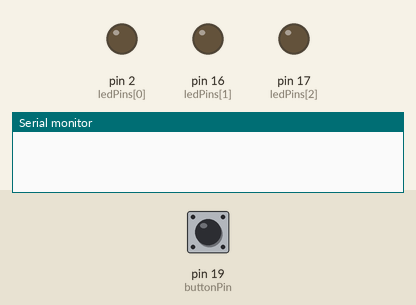
This sketch was run on a simulated Arduino Uno, built with avr-gcc and run on an emulated ATmega328P. Shown: output pins drawn as LEDs (lit = HIGH), the last lines printed to the serial monitor. The inputs (shaded band) are chosen by the test bench; at power-on: pin 19 (buttonPin) HIGH.

Above: at 1.2 s.
1.3 s: pin 19 (buttonPin) pulled LOW for 0.15 s
At 2.4 s:
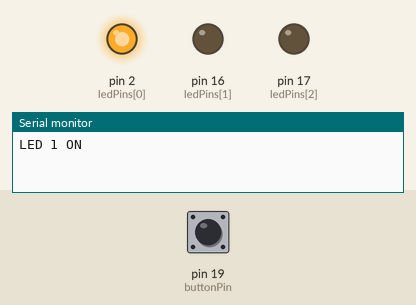
2.9 s: pin 19 (buttonPin) pulled LOW for 1 s
At 3.5 s:
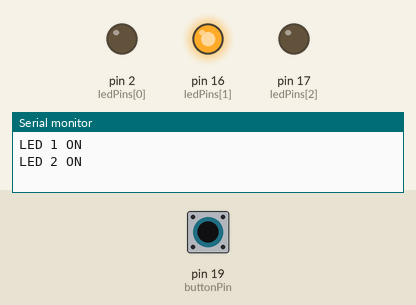
5.4 s: pin 19 (buttonPin) pulled LOW for 0.15 s
At 6.6 s:
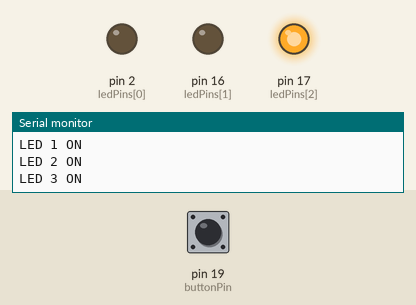
7.0 s: pin 19 (buttonPin) pulled LOW for 3.2 s
At 7.9 s:
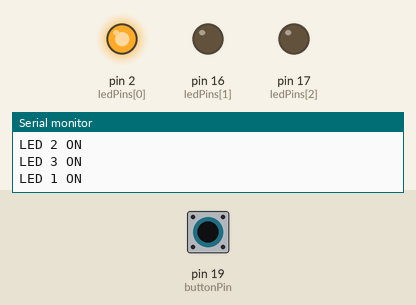
Timing chart, 0 to 10.0 s (numbered marks = the images above; inputs shaded):
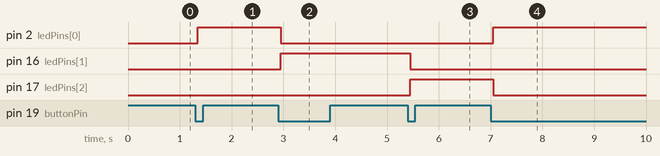

The sketch:

buttonled.ino
```cpp
const int buttonPin = 19;  // Chân GPIO 19 cho nút nhấn
const int ledPins[] = {2, 16, 17}; // Các chân GPIO cho các LED (LED1: G2, LED2: G16, LED3: G17)

int currentLed = 0;           // Chỉ số LED hiện tại
int buttonState = 0;          // Trạng thái nút nhấn
int lastButtonState = HIGH;   // Trạng thái trước đó của nút nhấn
unsigned long lastDebounceTime = 0;  // Thời gian debounce
unsigned long debounceDelay = 50;    // Độ trễ debounce (50ms)

void setup() {
  // Thiết lập chân nút nhấn
  pinMode(buttonPin, INPUT_PULLUP);  // Sử dụng chế độ PULLUP cho nút nhấn

  // Thiết lập các chân LED là OUTPUT
  for (int i = 0; i < 3; i++) {
    pinMode(ledPins[i], OUTPUT);
    digitalWrite(ledPins[i], LOW);  // Tắt tất cả LED ban đầu
  }

  Serial.begin(115200);
}

void loop() {
  int reading = digitalRead(buttonPin);  // Đọc trạng thái nút nhấn

  // Kiểm tra nếu trạng thái nút nhấn thay đổi
  if (reading != lastButtonState) {
    lastDebounceTime = millis();  // Ghi lại thời gian thay đổi trạng thái
  }

  // Kiểm tra nếu vượt qua thời gian debounce (50ms)
  if ((millis() - lastDebounceTime) > debounceDelay) {
    // Nếu trạng thái nút nhấn thay đổi
    if (reading != buttonState) {
      buttonState = reading;

      // Khi nút nhấn được bấm (LOW với PULLUP)
      if (buttonState == LOW) {
        // Tắt tất cả LED trước đó
        for (int i = 0; i < 3; i++) {
          digitalWrite(ledPins[i], LOW);
        }

        // Bật LED hiện tại
        digitalWrite(ledPins[currentLed], HIGH);
        Serial.println("LED " + String(currentLed + 1) + " ON");

        // Cập nhật để chuyển sang LED tiếp theo
        currentLed = (currentLed + 1) % 3;  // Khi currentLed >= 3, quay lại LED1
      }
    }
  }

  // Ghi lại trạng thái của nút nhấn cho vòng lặp sau
  lastButtonState = reading;
}
```

Measured:
- after the input at 1.3 s, pin 2 (ledPins[0]): LOW → HIGH after 0.05 s
- after the input at 2.9 s, pin 2 (ledPins[0]): HIGH → LOW after 0.05 s; pin 16 (ledPins[1]): LOW → HIGH after 0.05 s
- after the input at 5.4 s, pin 16 (ledPins[1]): HIGH → LOW after 0.05 s; pin 17 (ledPins[2]): LOW → HIGH after 0.05 s
- after the input at 7.0 s, pin 2 (ledPins[0]): LOW → HIGH after 0.05 s; pin 17 (ledPins[2]): HIGH → LOW after 0.05 s
